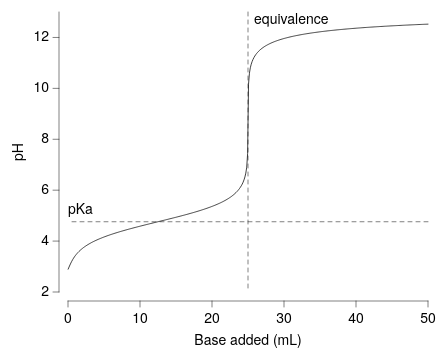

Here is the Vega-Lite specification saved for this chart:
### Vega-Lite specification from a JSON file in a GitHub repository (floating-point values rounded to 4 significant figures; data arrays with more than 128 entries replaced by an {"elided": "..."} marker saying what was removed)
{"background": null, "config": {"arc": {"fill": "#DBDBDB", "fillOpacity": 1.0, "innerRadius": 35.0, "padAngle": 0.03, "stroke": "black", "strokeOpacity": 1, "strokeWidth": 0.25}, "area": {"fill": "#DBDBDB", "fillOpacity": 1.0, "stroke": "black", "strokeOpacity": 1, "strokeWidth": 0.25}, "axis": {"domain": true, "domainCap": "round", "domainColor": "black", "domainWidth": 0.25, "grid": false, "gridCap": "round", "gridColor": "#F1F1F1", "gridDash": [0, 0], "gridOpacity": 1.0, "gridWidth": 0.25, "labelColor": "black", "labelFont": "Helvetica Neue", "labelFontSize": 7, "labelFontStyle": "normal", "labelFontWeight": 400, "offset": 4.5, "ticks": true, "tickCap": "round", "tickColor": "black", "tickRound": false, "tickSize": 3, "tickWidth": 0.25, "titleColor": "black", "titleFont": "Helvetica Neue", "titleFontSize": 7, "titleFontStyle": "normal", "titleFontWeight": 400}, "axisX": {"domain": true, "labelAlign": "center", "labelAngle": 0, "labels": true, "ticks": true, "translate": 0}, "axisY": {"domain": true, "labelAlign": "right", "labelAngle": 0, "labels": true, "ticks": true, "translate": 0}, "axisRight": {"domain": true, "labelAlign": "left", "labelAngle": 0, "labels": true, "ticks": true, "translate": 0}, "axisTop": {"domain": true, "labelAlign": "center", "labelAngle": 0, "labels": true, "ticks": true, "translate": 0}, "axisBand": {"tickOffset": 0}, "bar": {"fill": "#DBDBDB", "fillOpacity": 1.0, "stroke": "black", "strokeOpacity": 1, "strokeWidth": 0.25}, "boxplot": {"size": 12.6, "ticks": {"cornerRadius": 0.25, "fill": "black", "opacity": 1, "size": 6.3, "thickness": 0.25}, "box": {"fillOpacity": 1.0, "stroke": "black", "strokeOpacity": 1, "strokeWidth": 0.25}, "median": {"cornerRadius": 0, "fill": "black", "fillOpacity": 1.0, "opacity": 1, "size": 12.6, "thickness": 0.25}, "rule": {"fill": "black", "fillOpacity": 1.0, "size": 14.0, "stroke": "black", "strokeDash": [0, 0], "strokeOpacity": 1, "strokeWidth": 0.25}, "outliers": {"color": "black", "fill": "black", "fillOpacity": 1.0, "size": 0, "stroke": "black", "strokeOpacity": 1, "strokeWidth": 0.25}}, "circle": {"fill": "black", "fillOpacity": 1.0, "size": 0.7, "stroke": null, "strokeOpacity": 1, "strokeWidth": 0.25}, "errorband": {"band": {"fillOpacity": 0.6, "stroke": null, "strokeWidth": 0.25, "strokeOpacity": 1}, "borders": {"opacity": 0, "strokeOpacity": 0.25, "strokeWidth": 1}}, "errorbar": {"opacity": 1, "rule": {"strokeDash": [0, 0], "strokeWidth": 0.25}, "ticks": {"color": "black", "cornerRadius": 0.125, "opacity": 1, "size": 8.4, "thickness": 0.25}, "thickness": 0.25}, "font": "Helvetica Neue", "geoshape": {"fill": "#DBDBDB", "fillOpacity": 1.0, "stroke": "black", "strokeOpacity": 1, "strokeWidth": 0.25}, "header": {"labelColor": "black", "labelFont": "Helvetica Neue", "labelFontSize": 7, "labelFontStyle": "normal", "labelFontWeight": 400, "titleColor": "black", "titleFont": "Helvetica Neue", "titleFontSize": 7, "titleFontStyle": "normal", "titleFontWeight": 400, "titlePadding": 0}, "legend": {"disable": false, "offset": 4.5, "titlePadding": 4, "labelOffset": 2, "gradientLabelOffset": 2, "gradientLength": 70.0, "gradientThickness": 7.0, "gradientOpacity": 1.0, "gradientStrokeColor": "black", "gradientStrokeWidth": 0.25, "labelColor": "black", "labelFont": "Helvetica Neue", "labelFontSize": 7, "labelFontStyle": "normal", "labelFontWeight": 400, "strokeColor": "black", "strokeWidth": 0, "symbolSize": 42, "symbolStrokeColor": "black", "symbolStrokeWidth": 0.25, "titleColor": "black", "titleFont": "Helvetica Neue", "titleFontSize": 7, "titleFontStyle": "normal", "titleFontWeight": 400}, "line": {"color": "black", "stroke": "black", "strokeCap": "round", "strokeDash": [0, 0], "strokeOpacity": 1, "strokeWidth": 0.375}, "point": {"filled": true, "fill": "#DBDBDB", "fillOpacity": 1.0, "size": 7.0, "stroke": "black", "strokeOpacity": 1, "strokeWidth": 0.25}, "range": {"category": ["#C6D9F1", "#F1C9CB", "#FEF0B9", "#CEE37A", "#7AA8E0", "#E589A3", "#FDDD5D", "#68B961", "#4177B1", "#C35082", "#E5C227", "#438156"], "diverging": {"scheme": ["#C35082", "#CE6D94", "#D989A7", "#E2A4BA", "#EABFCE", "#F1DBE2", "#F6F6F6", "#D7E0EB", "#B9CBE0", "#9BB6D5", "#7DA1C9", "#5F8CBD", "#4177B1"]}, "heatmap": {"scheme": ["#32022B", "#43044D", "#4C196E", "#4D338C", "#484DA6", "#3A68BB", "#1D83CA", "#1D9CCB", "#23B5C9", "#28CDC5", "#4DE0B4", "#91EE9F"]}, "ordinal": {"scheme": ["#F1F1F1", "#DBDBDB", "#C6C6C6", "#B2B2B2", "#9D9D9D", "#898989", "#767676", "#636363", "#515151", "#404040", "#2F2F2F", "#1F1F1F"]}, "ramp": {"scheme": ["#32022B", "#43044D", "#4C196E", "#4D338C", "#484DA6", "#3A68BB", "#1D83CA", "#1D9CCB", "#23B5C9", "#28CDC5", "#4DE0B4", "#91EE9F"]}}, "rule": {"color": "black", "stroke": "black", "strokeCap": "round", "strokeDash": [2, 2], "strokeOpacity": 1, "strokeWidth": 0.25}, "scale": {"bandPaddingInner": 0.1, "bandPaddingOuter": 0.1, "round": false}, "rect": {"fill": "#DBDBDB", "fillOpacity": 1.0, "stroke": "black", "strokeOpacity": 1, "strokeWidth": 0.25}, "square": {"fill": "#DBDBDB", "fillOpacity": 1.0, "size": 14.0, "stroke": "black", "strokeOpacity": 1, "strokeWidth": 0.25}, "text": {"color": "black", "font": "Helvetica Neue", "fontSize": 7, "fontStyle": "normal", "fontWeight": 400}, "tick": {"color": "black", "cornerRadius": 0.125, "opacity": 1.0, "size": 12.6, "thickness": 0.25}, "title": {"anchor": "middle", "frame": "group", "color": "black", "font": "Helvetica Neue", "fontSize": 7, "fontStyle": "normal", "fontWeight": 400, "subtitleColor": "black", "subtitleFont": "Helvetica Neue", "subtitleFontSize": "Helvetica Neue", "subtitleFontStyle": "normal", "subtitleFontWeight": 400}, "trail": {"color": "black", "opacity": 1, "size": 0.375}, "view": {"continuousWidth": 180, "continuousHeight": 140, "discreteWidth": 180, "discreteHeight": 140, "fill": null, "stroke": null, "strokeWidth": 0.25}}, "layer": [{"data": {"name": "data-9166425d4191514ae115a8b70e47660b"}, "mark": {"type": "line"}, "encoding": {"x": {"field": "Vb", "scale": {"domain": [0, 50], "nice": false}, "title": "Base added (mL)", "type": "quantitative"}, "y": {"field": "pH", "scale": {"domain": [2, 13], "nice": false}, "title": "pH", "type": "quantitative"}}}, {"layer": [{"data": {"values": [{"__dysonsphere__": 1}]}, "mark": {"type": "rule", "opacity": 1.0}, "encoding": {"x": {"datum": 25.0}}}, {"data": {"values": [{"__dysonsphere__": 1}]}, "mark": {"type": "text", "align": "left", "baseline": "top", "dx": 3, "dy": 0, "fontSize": 7}, "encoding": {"text": {"value": "equivalence"}, "x": {"datum": 25.0}, "y": {"value": 0}}}]}, {"layer": [{"data": {"values": [{"__dysonsphere__": 1}]}, "mark": {"type": "rule", "opacity": 1.0, "strokeDash": [2, 2]}, "encoding": {"y": {"datum": 4.76}}}, {"data": {"values": [{"__dysonsphere__": 1}]}, "mark": {"type": "text", "align": "left", "baseline": "bottom", "dx": 0, "dy": -3, "fontSize": 7}, "encoding": {"text": {"value": "pKa"}, "x": {"value": 0}, "y": {"datum": 4.76}}}]}], "$schema": "https://vega.github.io/schema/vega-lite/v6.4.1.json", "datasets": {"data-9166425d4191514ae115a8b70e47660b": {"elided": "400 records"}}}
